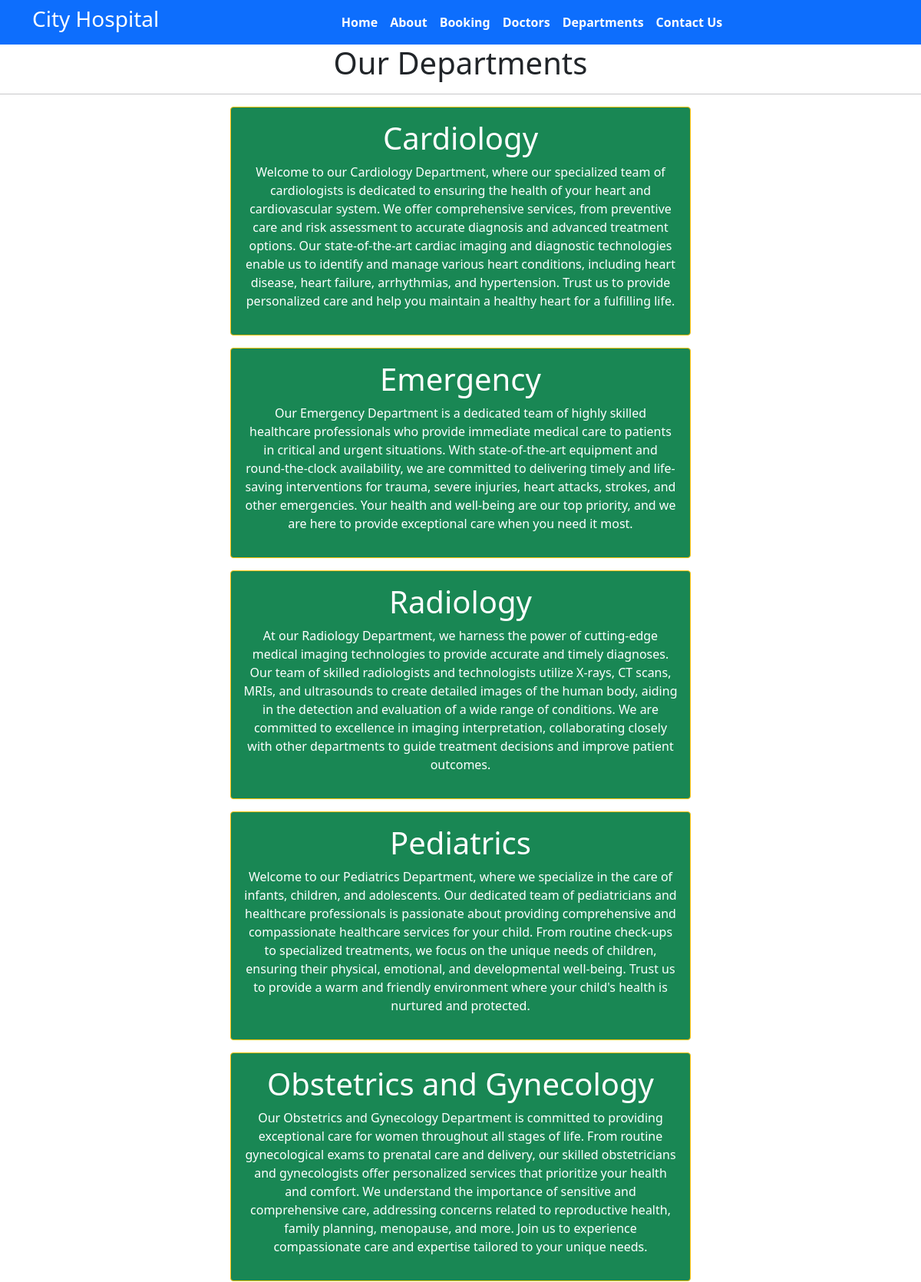
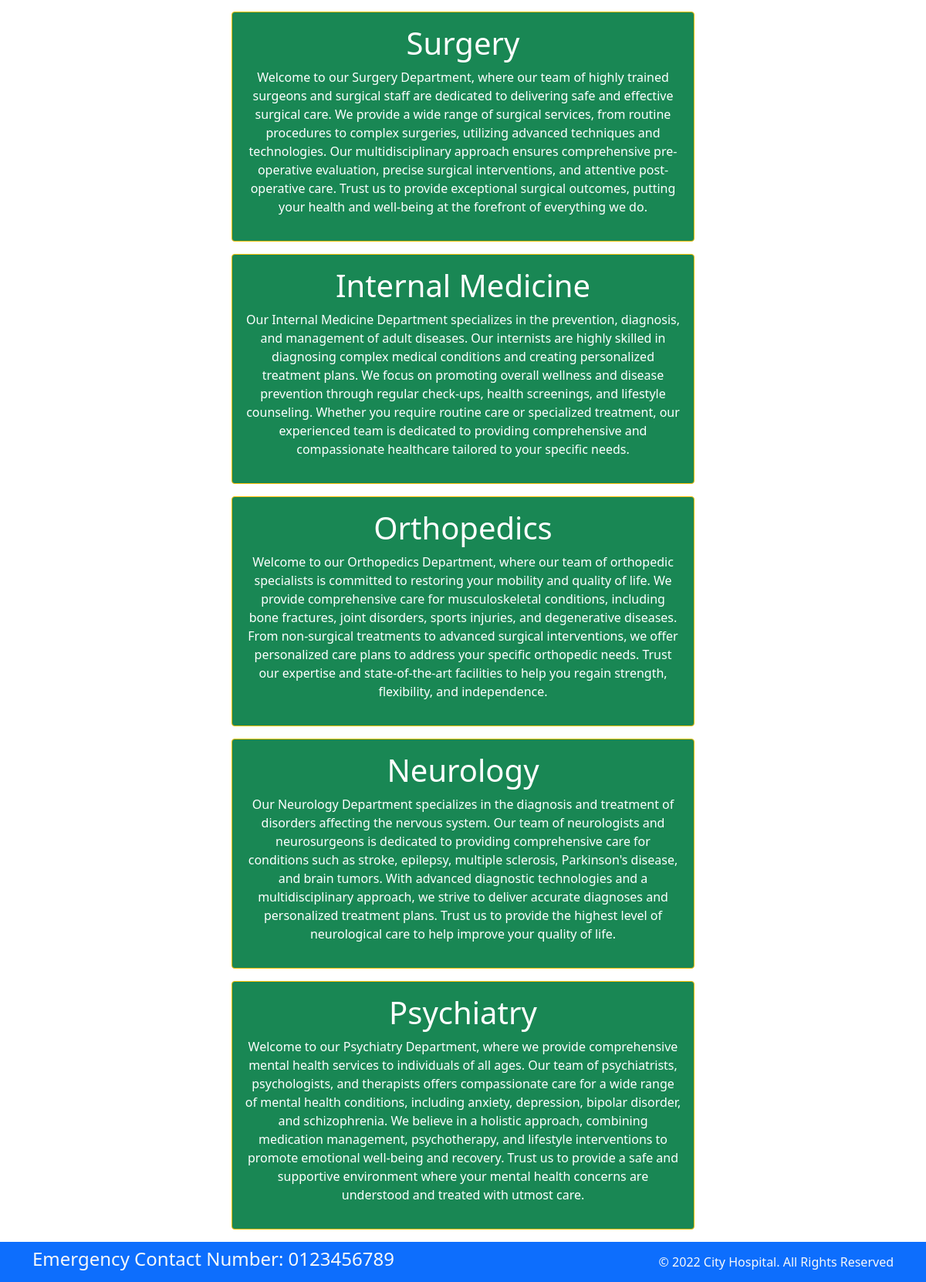
/dept, run on the app's committed database (2 pictures, top to bottom).
### home/models.py (models this page shows, shortened)
class Departments(models.Model):
    dept_name = models.CharField(max_length=500)
    dept_desc = models.TextField()

### home/views.py (the view)
# urls.py: path('dept', views.department, name='dept'),
def department(request):
    dict_dept={
        'dept': Departments.objects.all()
    }
    return render(request,'dept.html',dict_dept)

### templates/dept.html (shortened to what this page needs)
{% extends 'base.html' %}
{% block content %}
    <h1 class="text-center">Our Departments</h1>
    <hr>
    {% for d in dept %}
    <div class= "mx-auto w-50 bg-success text-center text-white p-3 my-3 border border-warning rounded">
        <h1>{{d.dept_name}}</h1>
        <p>{{d.dept_desc}}</p>
    </div>
    {% endfor %}
{% endblock %}

### data on the page
Departments: dept_name "Cardiology", dept_desc "Welcome to our Cardiology Department, where our specialized team of cardiologists is dedicated to ensuring the health of your heart and cardiovascular system. We offer comprehensive services, from preventive care and risk assessment to accurate diagnosis and advanced treatment options. Our state-of-the-art cardiac imaging and diagnostic technologies enable us to identify and manage various heart conditions, including heart disease, heart failure, arrhythmias, and hypertension. Trust us to provide personalized care and help you maintain a healthy heart for a fulfilling life."
Departments: dept_name "Emergency", dept_desc "Our Emergency Department is a dedicated team of highly skilled healthcare professionals who provide immediate medical care to patients in critical and urgent situations. With state-of-the-art equipment and round-the-clock availability, we are committed to delivering timely and life-saving interventions for trauma, severe injuries, heart attacks, strokes, and other emergencies. Your health and well-being are our top priority, and we are here to provide exceptional care when you need it most."
Departments: dept_name "Radiology", dept_desc "At our Radiology Department, we harness the power of cutting-edge medical imaging technologies to provide accurate and timely diagnoses. Our team of skilled radiologists and technologists utilize X-rays, CT scans, MRIs, and ultrasounds to create detailed images of the human body, aiding in the detection and evaluation of a wide range of conditions. We are committed to excellence in imaging interpretation, collaborating closely with other departments to guide treatment decisions and improve patient outcomes."
Departments: dept_name "Pediatrics", dept_desc "Welcome to our Pediatrics Department, where we specialize in the care of infants, children, and adolescents. Our dedicated team of pediatricians and healthcare professionals is passionate about providing comprehensive and compassionate healthcare services for your child. From routine check-ups to specialized treatments, we focus on the unique needs of children, ensuring their physical, emotional, and developmental well-being. Trust us to provide a warm and friendly environment where your child's health is nurtured and protected."
Departments: dept_name "Obstetrics and Gynecology", dept_desc "Our Obstetrics and Gynecology Department is committed to providing exceptional care for women throughout all stages of life. From routine gynecological exams to prenatal care and delivery, our skilled obstetricians and gynecologists offer personalized services that prioritize your health and comfort. We understand the importance of sensitive and comprehensive care, addressing concerns related to reproductive health, family planning, menopause, and more. Join us to experience compassionate care and expertise tailored to your unique needs."
Departments: dept_name "Surgery", dept_desc "Welcome to our Surgery Department, where our team of highly trained surgeons and surgical staff are dedicated to delivering safe and effective surgical care. We provide a wide range of surgical services, from routine procedures to complex surgeries, utilizing advanced techniques and technologies. Our multidisciplinary approach ensures comprehensive pre-operative evaluation, precise surgical interventions, and attentive post-operative care. Trust us to provide exceptional surgical outcomes, putting your health and well-being at the forefront of everything we do."
Departments: dept_name "Internal Medicine", dept_desc "Our Internal Medicine Department specializes in the prevention, diagnosis, and management of adult diseases. Our internists are highly skilled in diagnosing complex medical conditions and creating personalized treatment plans. We focus on promoting overall wellness and disease prevention through regular check-ups, health screenings, and lifestyle counseling. Whether you require routine care or specialized treatment, our experienced team is dedicated to providing comprehensive and compassionate healthcare tailored to your specific needs."
Departments: dept_name "Orthopedics", dept_desc "Welcome to our Orthopedics Department, where our team of orthopedic specialists is committed to restoring your mobility and quality of life. We provide comprehensive care for musculoskeletal conditions, including bone fractures, joint disorders, sports injuries, and degenerative diseases. From non-surgical treatments to advanced surgical interventions, we offer personalized care plans to address your specific orthopedic needs. Trust our expertise and state-of-the-art facilities to help you regain strength, flexibility, and independence."
Departments: dept_name "Neurology", dept_desc "Our Neurology Department specializes in the diagnosis and treatment of disorders affecting the nervous system. Our team of neurologists and neurosurgeons is dedicated to providing comprehensive care for conditions such as stroke, epilepsy, multiple sclerosis, Parkinson's disease, and brain tumors. With advanced diagnostic technologies and a multidisciplinary approach, we strive to deliver accurate diagnoses and personalized treatment plans. Trust us to provide the highest level of neurological care to help improve your quality of life."
Departments: dept_name "Psychiatry", dept_desc "Welcome to our Psychiatry Department, where we provide comprehensive mental health services to individuals of all ages. Our team of psychiatrists, psychologists, and therapists offers compassionate care for a wide range of mental health conditions, including anxiety, depression, bipolar disorder, and schizophrenia. We believe in a holistic approach, combining medication management, psychotherapy, and lifestyle interventions to promote emotional well-being and recovery. Trust us to provide a safe and supportive environment where your mental health concerns are understood and treated with utmost care."
